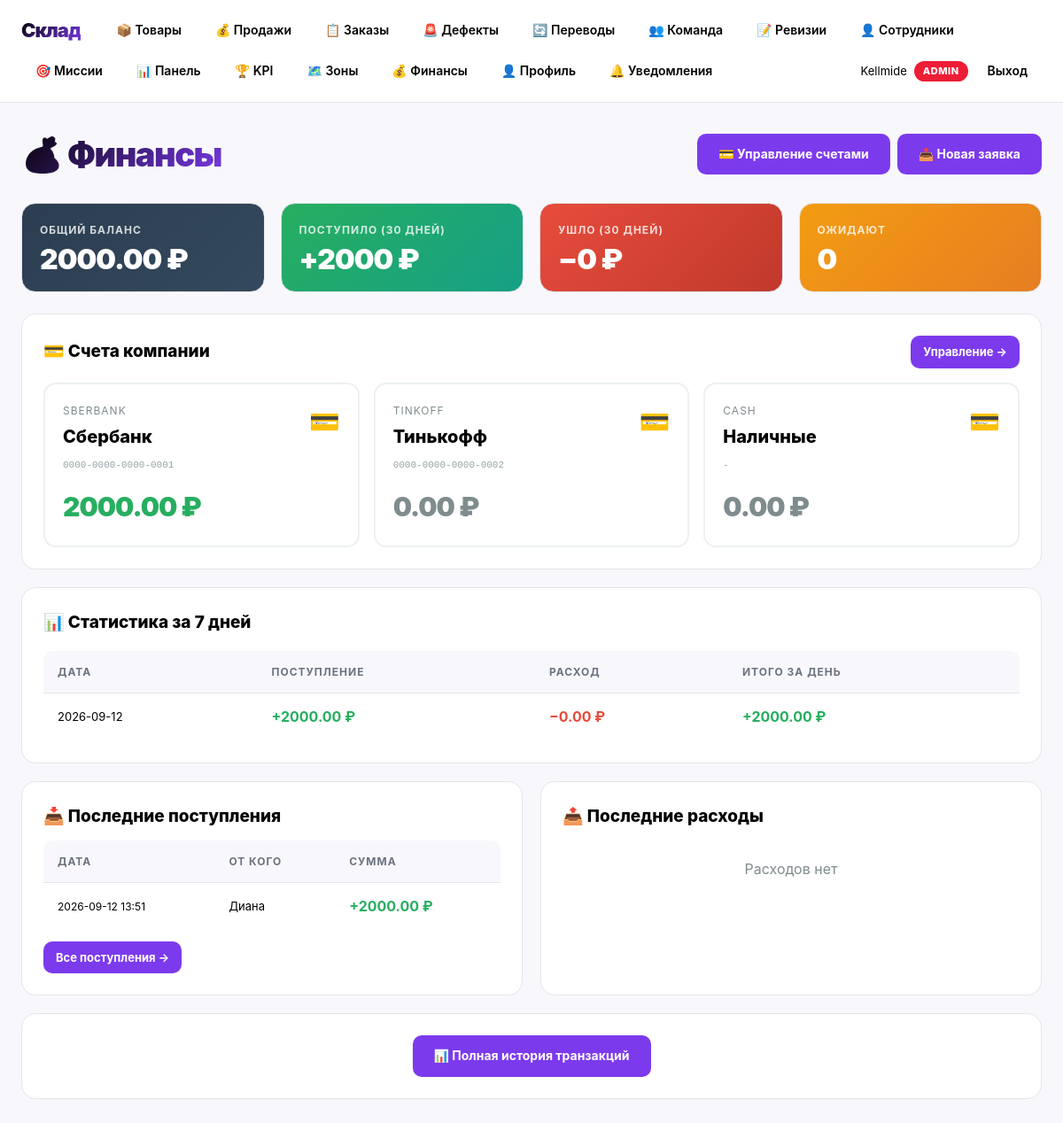
The page /finance (signed in) on the database its author committed.
### tables this page shows
CREATE TABLE users (
                id INTEGER PRIMARY KEY AUTOINCREMENT,
                username TEXT UNIQUE NOT NULL,
                password_hash TEXT NOT NULL,
                full_name TEXT,
                role TEXT NOT NULL DEFAULT 'seller',
                created_at TEXT, parent_id INTEGER, commission_rate REAL DEFAULT 0.0, telegram_id INTEGER, telegram_code TEXT, is_active INTEGER DEFAULT 1);

CREATE TABLE bank_accounts (
    id INTEGER PRIMARY KEY AUTOINCREMENT,
    name TEXT NOT NULL,
    bank TEXT,
    account_number TEXT,
    balance REAL DEFAULT 0,
    is_active INTEGER DEFAULT 1,
    created_at TEXT
);

CREATE TABLE orders (
                id INTEGER PRIMARY KEY AUTOINCREMENT,
                customer_id INTEGER NOT NULL,
                address TEXT,
                total_amount REAL DEFAULT 0.0,
                status TEXT DEFAULT 'new',
                comment TEXT,
                taken_by INTEGER,
                created_at TEXT, bonus_spent INTEGER DEFAULT 0, paid_to_account_id INTEGER, paid_amount REAL DEFAULT 0, paid_at TEXT, payment_status TEXT DEFAULT 'unpaid', updated_at TEXT, delivered_at TEXT, promocode_id INTEGER, discount_amount REAL DEFAULT 0, delivery_fee REAL DEFAULT 0, delivery_slot_id INTEGER, delivery_date TEXT, delivery_time_from TEXT, delivery_time_to TEXT, zone_id INTEGER, is_reviewed INTEGER DEFAULT 0, bonus_discount REAL DEFAULT 0, bonus_earned INTEGER DEFAULT 0);

CREATE TABLE transactions (
    id INTEGER PRIMARY KEY AUTOINCREMENT,
    account_id INTEGER NOT NULL,
    type TEXT NOT NULL,
    amount REAL NOT NULL,
    order_id INTEGER,
    seller_id INTEGER,
    requester_id INTEGER,
    status TEXT DEFAULT 'pending',
    comment TEXT,
    reviewer_id INTEGER,
    review_comment TEXT,
    created_at TEXT,
    reviewed_at TEXT
);

### web_app.py (the view)
@app.route("/finance")
@login_required
@accountant_required
def finance_home():
    stats = db.get_finance_stats()
    dashboard = db.get_finance_dashboard_stats(30)
    accounts = db.list_bank_accounts(active_only=True)
    pending = db.list_transactions(status="pending", limit=20)
    recent_income = db.list_transactions(status="approved", ttype="income", limit=10)
    recent_expense = db.list_transactions(status="approved", ttype="expense", limit=10)
    return render_template("finance_home.html",
                            stats=stats,
                            dashboard=dashboard,
                            accounts=accounts,
                            pending=pending,
                            recent_income=recent_income,
                            recent_expense=recent_expense,
                            is_admin=(g.user["role"] == "admin"))

### database.py (called while the page is built)
    @contextmanager
    def connect(self):
        conn = sqlite3.connect(self.db_name)
        conn.row_factory = sqlite3.Row
        try:
            yield conn
            conn.commit()
        finally:
            conn.close()

    def get_user(self, username):
        with self.connect() as conn:
            r = conn.execute("SELECT * FROM users WHERE username = ?",
                             (username,)).fetchone()
            return dict(r) if r else None

    def list_bank_accounts(self, active_only=False):
        with self.connect() as conn:
            q = "SELECT * FROM bank_accounts"
            if active_only:
                q += " WHERE is_active = 1"
            q += " ORDER BY id"
            return [dict(r) for r in conn.execute(q).fetchall()]

    def get_finance_stats(self):
        with self.connect() as conn:
            total = conn.execute("SELECT COALESCE(SUM(balance), 0) FROM bank_accounts WHERE is_active = 1").fetchone()[0]
            income = conn.execute("""SELECT COALESCE(SUM(amount), 0) FROM transactions
                                     WHERE type = 'income' AND status = 'approved'""").fetchone()[0]
            expense = conn.execute("""SELECT COALESCE(SUM(amount), 0) FROM transactions
                                      WHERE type = 'expense' AND status = 'approved'""").fetchone()[0]
            pending = conn.execute("SELECT COUNT(*) FROM transactions WHERE status = 'pending'").fetchone()[0]
            return {
                "total": total or 0,
                "income": income or 0,
                "expense": expense or 0,
                "pending_count": pending or 0,
            }

### web_app.py (called while the page is built)
@app.before_request
def load_user():
    g.user = None
    g.customer = None
    if "user" in session:
        g.user = db.get_user(session["user"])
    if "customer_id" in session:
        g.customer = db.get_customer_by_id(session["customer_id"])

@app.context_processor
def inject_globals():
    return {
        "user": g.user,
        "customer": getattr(g, "customer", None),
    }

def login_required(f):
    @wraps(f)
    def wrapper(*args, **kwargs):
        if not g.user:
            return redirect(url_for("login"))
        return f(*args, **kwargs)
    return wrapper

### templates/finance_home.html (shortened to what this page needs)
{% extends "base.html" %}{% block content %}
<div style="display:flex;justify-content:space-between;align-items:center;flex-wrap:wrap;gap:12px;margin-bottom:24px">
  <h1 style="margin:0">💰 Финансы</h1>
  <div style="display:flex;gap:8px;flex-wrap:wrap">
    {% if is_admin %}
      <a href="/admin/bank-accounts" class="btn">💳 Управление счетами</a>
      <a href="/finance/new-expense" class="btn btn-red">📤 Новая заявка</a>
    {% endif %}
  </div>
</div>
<div class="stats">
  <div class="stat-box" style="background:linear-gradient(135deg,#2c3e50,#34495e);color:#fff">
    <h3 style="color:rgba(255,255,255,.8)">ОБЩИЙ БАЛАНС</h3>
    <div class="value" style="color:#fff">{{ "%.2f"|format(dashboard.total) }} ₽</div>
  </div>
  <div class="stat-box" style="background:linear-gradient(135deg,#27ae60,#16a085);color:#fff">
    <h3 style="color:rgba(255,255,255,.8)">ПОСТУПИЛО (30 дней)</h3>
    <div class="value" style="color:#fff">+{{ "%.0f"|format(dashboard.income) }} ₽</div>
  </div>
  <div class="stat-box" style="background:linear-gradient(135deg,#e74c3c,#c0392b);color:#fff">
    <h3 style="color:rgba(255,255,255,.8)">УШЛО (30 дней)</h3>
    <div class="value" style="color:#fff">−{{ "%.0f"|format(dashboard.expense) }} ₽</div>
  </div>
  <div class="stat-box" style="background:linear-gradient(135deg,#f39c12,#e67e22);color:#fff">
    <h3 style="color:rgba(255,255,255,.8)">ОЖИДАЮТ</h3>
    <div class="value" style="color:#fff">{{ dashboard.pending }}</div>
  </div>
</div>
<div class="card">
  <div style="display:flex;justify-content:space-between;align-items:center">
    <h3 style="margin:0">💳 Счета компании</h3>
    {% if is_admin %}
      <a href="/admin/bank-accounts" class="btn btn-sm">Управление →</a>
    {% endif %}
  </div>
  <div style="display:grid;grid-template-columns:repeat(auto-fit,minmax(240px,1fr));gap:16px;margin-top:16px">
    {% for a in accounts %}
    <div style="background:#fff;border:2px solid #ecf0f1;border-radius:14px;padding:20px;transition:all .3s"
         onmouseover="this.style.borderColor='#7c3aed';this.style.transform='translateY(-3px)'"
         onmouseout="this.style.borderColor='#ecf0f1';this.style.transform=''">
      <div style="display:flex;justify-content:space-between;align-items:flex-start">
        <div>
          <div style="font-size:12px;color:#7f8c8d;text-transform:uppercase;letter-spacing:1px">
            {{ a.bank or 'счёт' }}
          </div>
          <div style="font-size:20px;font-weight:800;margin:4px 0">{{ a.name }}</div>
        </div>
        <div style="font-size:28px">💳</div>
      </div>
      <div style="font-family:monospace;font-size:11px;color:#95a5a6;margin-top:4px">
        {{ a.account_number or '—' }}
      </div>
      <div style="font-size:30px;font-weight:900;color:{% if a.balance > 0 %}#27ae60{% elif a.balance < 0 %}#e74c3c{% else %}#7f8c8d{% endif %};margin-top:14px;letter-spacing:-1px">
        {{ "%.2f"|format(a.balance) }} ₽
      </div>
    </div>
    {% endfor %}
  </div>
</div>
{% if dashboard.by_day %}
<div class="card">
  <h3>📊 Статистика за 7 дней</h3>
  <div style="margin-top:16px">
    {% set max_val = 1 %}
    {% for d in dashboard.by_day %}
      {% if d.income and d.income > max_val %}{% set _ = max_val.__class__ %}{% endif %}
    {% endfor %}
    <table>
      <thead><tr>
        <th>Дата</th><th>Поступление</th><th>Расход</th><th>Итого за день</th>
      </tr></thead>
      <tbody>
      {% for d in dashboard.by_day %}
      {% set day_total = (d.income or 0) - (d.expense or 0) %}
      <tr>
        <td style="font-size:13px">{{ d.day }}</td>
        <td style="color:#27ae60;font-weight:700">+{{ "%.2f"|format(d.income or 0) }} ₽</td>
        <td style="color:#e74c3c;font-weight:700">−{{ "%.2f"|format(d.expense or 0) }} ₽</td>
        <td>
          <b style="color:{% if day_total >= 0 %}#27ae60{% else %}#e74c3c{% endif %}">
            {% if day_total > 0 %}+{% endif %}{{ "%.2f"|format(day_total) }} ₽
          </b>
        </td>
      </tr>
      {% endfor %}
      </tbody>
    </table>
  </div>
</div>
{% endif %}
<div style="display:grid;grid-template-columns:1fr 1fr;gap:20px">
  <div class="card">
    <h3>📥 Последние поступления</h3>
    {% if recent_income %}
    <table style="margin-top:12px">
      <thead><tr><th>Дата</th><th>От кого</th><th>Сумма</th></tr></thead>
      <tbody>
      {% for t in recent_income %}
      <tr>
        <td style="font-size:12px">{{ t.created_at[:16] }}</td>
        <td style="font-size:13px">{{ t.seller_name or t.requester_name or '—' }}</td>
        <td style="color:#27ae60;font-weight:700">+{{ "%.2f"|format(t.amount) }} ₽</td>
      </tr>
      {% endfor %}
      </tbody>
    </table>
    <a href="/finance/transactions?type=income" class="btn btn-sm" style="margin-top:12px">Все поступления →</a>
    {% else %}
    <p style="text-align:center;color:#7f8c8d;padding:20px">Поступлений нет</p>
    {% endif %}
  </div>
  <div class="card">
    <h3>📤 Последние расходы</h3>
    {% if recent_expense %}
    <table style="margin-top:12px">
      <thead><tr><th>Дата</th><th>Кому</th><th>Сумма</th></tr></thead>
      <tbody>
      {% for t in recent_expense %}
      <tr>
        <td style="font-size:12px">{{ t.created_at[:16] }}</td>
        <td style="font-size:13px">{{ t.comment[:40] if t.comment else '—' }}</td>
        <td style="color:#e74c3c;font-weight:700">−{{ "%.2f"|format(t.amount) }} ₽</td>
      </tr>
      {% endfor %}
      </tbody>
    </table>
    <a href="/finance/transactions?type=expense" class="btn btn-sm" style="margin-top:12px">Все расходы →</a>
    {% else %}
    <p style="text-align:center;color:#7f8c8d;padding:20px">Расходов нет</p>
    {% endif %}
  </div>
</div>
<div class="card" style="text-align:center">
  <a href="/finance/transactions" class="btn">📊 Полная история транзакций</a>
</div>
{% endblock %}

### templates/base.html (shortened to what this page needs)
<!DOCTYPE html>
<html lang="ru">
<head>
</head>
<body>
<nav>
  <strong>Склад</strong>
  {% if user %}
    {% if user.role == 'accountant' %}
      <a href="/finance">💰 Финансы</a>
      <a href="/finance/transactions?type=income">📥 Поступления</a>
      <a href="/finance/transactions?type=expense">📤 Заявки</a>
      <a href="/admin/bank-accounts">💳 Счета</a>
      <a href="/notifications">🔔 Уведомления</a>
    {% else %}
      <a href="/">📦 Товары</a>
      <a href="/sales">💰 Продажи</a>
      <a href="/orders">📋 Заказы</a>
      <a href="/defects">🚨 Дефекты</a>
      <a href="/transfers">🔄 Переводы</a>
      {% if user.role in ('admin','senior_seller','mentor') %}
        <a href="/team">👥 Команда</a>
        <a href="/revisions">📝 Ревизии</a>
      {% endif %}
      {% if user.role == 'admin' %}
        <a href="/staff">👤 Сотрудники</a>
        <a href="/missions">🎯 Миссии</a>
      {% endif %}
      <a href="/dashboard">📊 Панель</a>
      {% if user.role in ('admin','senior_seller','mentor') %}
        <a href="/kpi">🏆 KPI</a>
      {% endif %}
      {% if user.role == 'admin' %}
        <a href="/zones">🗺️ Зоны</a>
      {% endif %}
      {% if user.role in ('admin', 'accountant') %}
        <a href="/finance">💰 Финансы</a>
      {% endif %}
      <a href="/profile">👤 Профиль</a>
      <a href="/notifications">🔔 Уведомления</a>
    {% endif %}
    <span style="margin-left:auto;font-size:13px;display:flex;align-items:center;gap:8px">
      {{ user.full_name or user.username }}
      <span class="role-badge role-{{ user.role }}">{{ user.role }}</span>
    </span>
    <a href="/logout">Выход</a>
  {% endif %}
</nav>
<div class="container">
  {% block content %}{% endblock %}
</div>
</body>
</html>

### templates/base.html (style rules this page uses)
:root { --black:#000; --white:#fff; --purple:#7c3aed; --purple-dark:#5b21a6; --purple-light:#a78bfa; --red:#ed1d36; --red-dark:#b91c1c; --gray:#f8f8fc; --gray-mid:#e5e5ea; --gray-text:#6b7280; --radius:16px; --radius-sm:10px; --shadow-sm:0 1px 3px rgba(0,0,0,.06); --shadow-md:0 4px 16px rgba(0,0,0,.08); --shadow-lg:0 12px 32px rgba(124,58,237,.15); --shadow-xl:0 24px 60px rgba(124,58,237,.25); }
* { margin:0;padding:0;box-sizing:border-box }
body { font-family:-apple-system,'Segoe UI',Roboto,sans-serif; background:var(--gray); color:var(--black); line-height:1.6; -webkit-font-smoothing:antialiased; }
nav { background:rgba(255,255,255,.95); backdrop-filter:blur(14px); border-bottom:1px solid var(--gray-mid); position:sticky;top:0;z-index:100; display:flex;align-items:center;gap:6px;flex-wrap:wrap; padding:14px 24px; font-size:14px; }
nav strong { font-size:22px;font-weight:900; letter-spacing:-1px;margin-right:18px; background:linear-gradient(135deg,var(--black),var(--purple)); -webkit-background-clip:text; -webkit-text-fill-color:transparent; background-clip:text; }
nav a { color:var(--black);text-decoration:none; padding:9px 16px;border-radius:var(--radius-sm); font-weight:600;transition:all .25s cubic-bezier(.4,0,.2,1); }
nav .role-badge { padding:3px 10px;border-radius:20px; font-size:11px;font-weight:800;color:#fff; text-transform:uppercase;letter-spacing:.5px; }
.role-admin { background:var(--red) }
.container { max-width:1280px;margin:0 auto;padding:28px 24px }
h1 { font-size:38px;font-weight:900; letter-spacing:-1.5px;margin-bottom:24px; background:linear-gradient(135deg,var(--black),var(--purple)); -webkit-background-clip:text; -webkit-text-fill-color:transparent; background-clip:text; }
h3 { font-size:19px;font-weight:800;margin-bottom:12px }
.card { background:var(--white); border:1px solid var(--gray-mid); border-radius:var(--radius); padding:24px;margin-bottom:20px; transition:all .4s cubic-bezier(.4,0,.2,1); }
.stats { display:grid; grid-template-columns:repeat(auto-fit,minmax(200px,1fr)); gap:18px;margin-bottom:24px; }
.stat-box { background:var(--white); padding:20px;border-radius:var(--radius); border:1px solid var(--gray-mid); transition:all .3s cubic-bezier(.4,0,.2,1); }
.stat-box h3 { color:var(--gray-text);font-size:12px; text-transform:uppercase;letter-spacing:1px; margin-bottom:8px;font-weight:700; }
.stat-box .value { font-size:32px;font-weight:900; color:var(--black);letter-spacing:-1px; line-height:1; }
.btn { display:inline-flex;align-items:center;justify-content:center;gap:8px; padding:12px 24px; background:var(--purple);color:var(--white); border:none;border-radius:var(--radius-sm); font-size:14px;font-weight:700; cursor:pointer;text-decoration:none; transition:all .25s cubic-bezier(.4,0,.2,1); position:relative;overflow:hidden; }
.btn::before { content:'';position:absolute;top:0;left:-100%; width:100%;height:100%; background:linear-gradient(90deg,transparent,rgba(255,255,255,.3),transparent); transition:left .6s; }
.btn-sm { padding:8px 14px;font-size:13px }
table { width:100%;border-collapse:collapse; background:var(--white);border-radius:var(--radius-sm); overflow:hidden; }
th,td { padding:14px 16px;text-align:left; border-bottom:1px solid var(--gray-mid); }
th { background:var(--gray); font-size:12px;text-transform:uppercase; letter-spacing:1px;color:var(--gray-text); font-weight:700; }
tr { transition:background .2s }
tr:last-child td { border-bottom:none }

### rows shown on the page
users: full_name "Kellmide", role "ADMIN"
bank_accounts: bank "SBERBANK", name "Сбербанк", account_number "0000-0000-0000-0001", balance "2000.00"
bank_accounts: bank "TINKOFF", name "Тинькофф", account_number "0000-0000-0000-0002", balance "0.00"
bank_accounts: bank "CASH", name "Наличные", account_number "-", balance "0.00"
orders: day "2026-09-12", income "2000.00", expense "0.00", day_total "2000.00"
transactions: created_at "2026-09-12 13:51", full_name "Диана", amount "2000.00"

### other values the page prints
{{ "%.2f"|format(dashboard.total) }} "2000.00"
{{ "%.0f"|format(dashboard.income) }} "2000"
{{ "%.0f"|format(dashboard.expense) }} "0"
{{ dashboard.pending }} "0"
